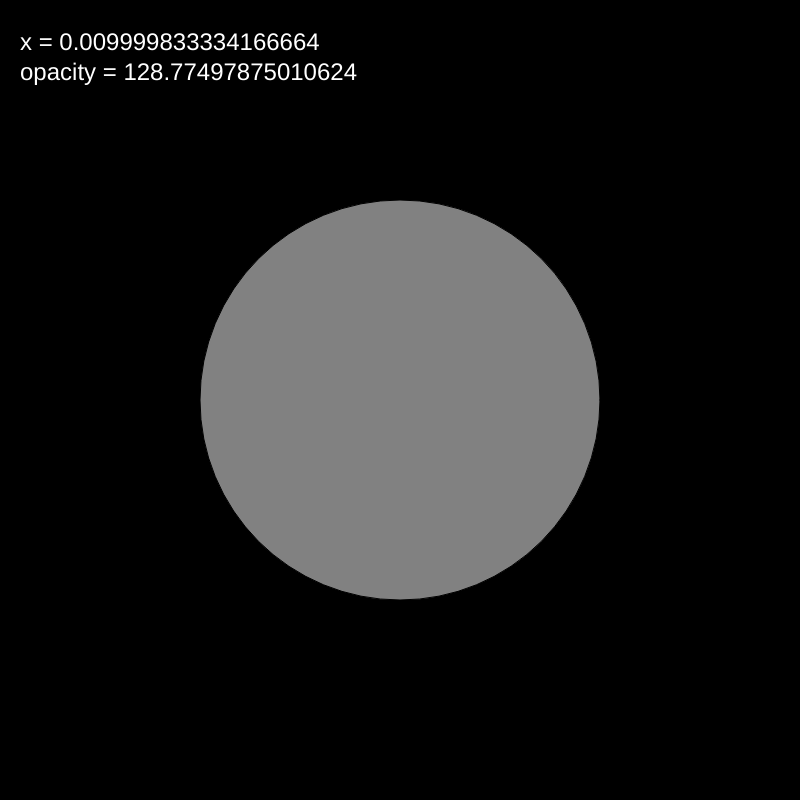
Frame 1 (no input)
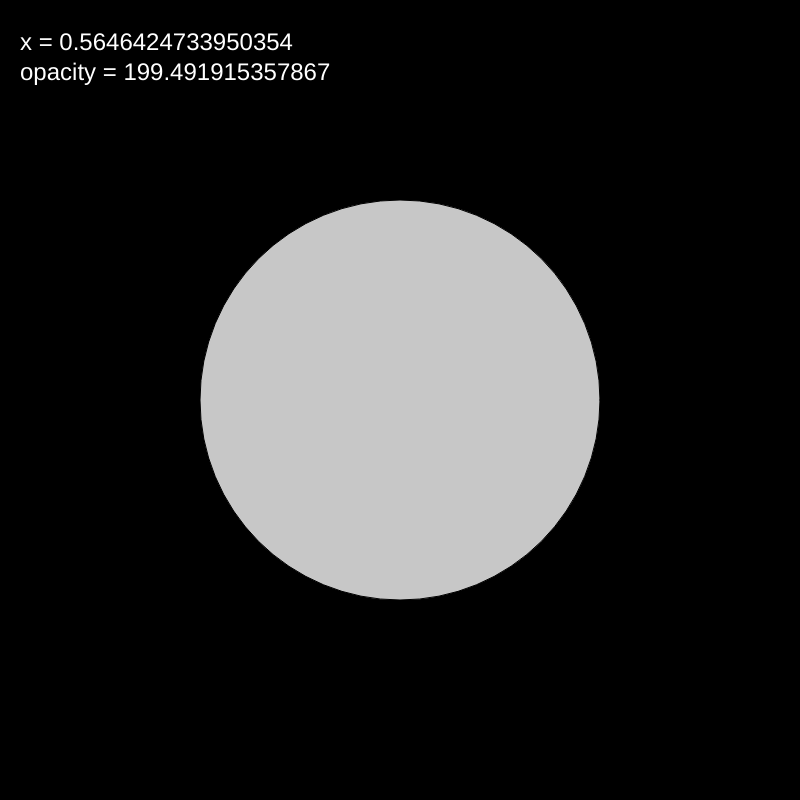
Frame 60 (no input)
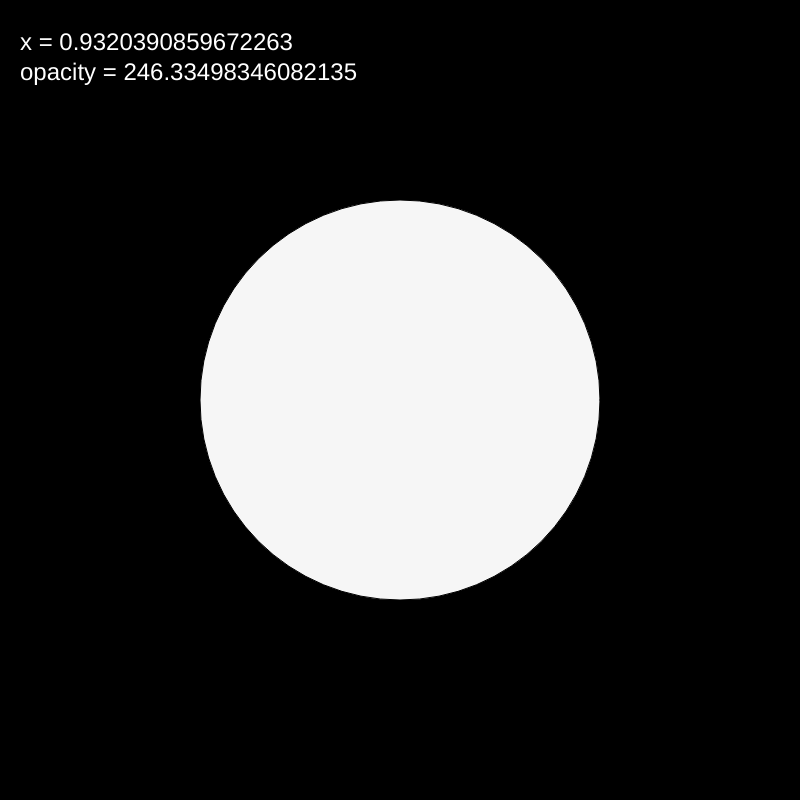
Frame 120 (the mouse pressed at the canvas centre since frame 60)

The p5.js sketch that drew these frames (run headless with seeded random() and noise() and a simulated clock; from frame 60 on, the mouse is pressed at the canvas centre):

// p5.js sketch
// ── sketch.js

function setup() {
  createCanvas(800, 800);
}

function draw() {
  background(0);

  var x = sin(0.01 * frameCount);
  
  // the variable x exists in the range between -1 and 1
  // we can map the variable x from the range of {-1, 1} to some other range
  
  // e.g., we will make the variable "opacity" be the value of x remapped from
  // {-1,1} to {0,255}
  // arguments for map: input, input min, input max, output min, output max
  var opacity = map(x, -1, 1, 0, 255);  

  fill(255, opacity);
  ellipse(400, 400, 400, 400);
  
  fill(255);
  textSize(24);
  text("x = "+x, 20, 50);
  text("opacity = "+opacity, 20, 80);

}
